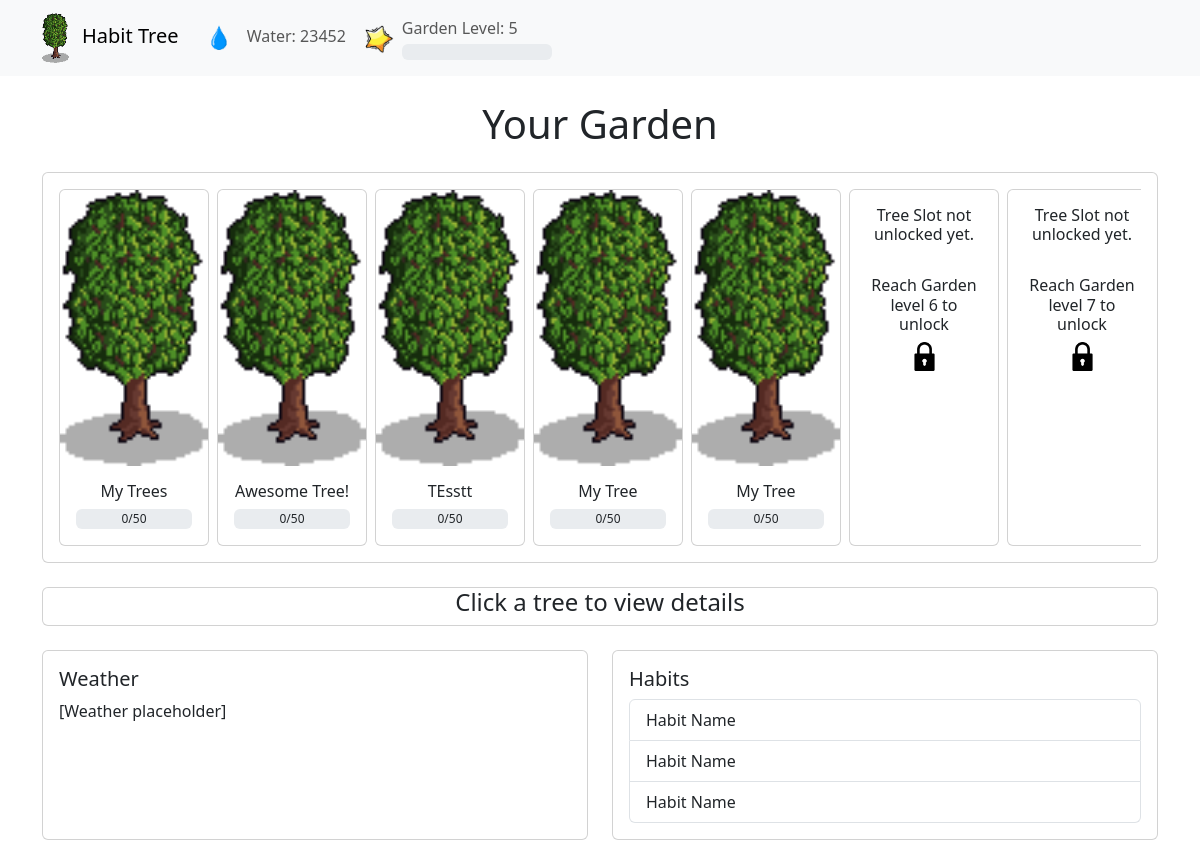
The page / on the database its author committed.
### tables this page shows
CREATE TABLE Garden (
            Creation_Date TEXT,
            Level INTEGER,
            Experience INTEGER,
            Experience_Required INTEGER,
            Water INTEGER
        );

CREATE TABLE Tree (
            Name TEXT,
            Creation_Date TEXT,
            Stage INTEGER,
            Water INTEGER,
            Water_Required INTEGER
        );

### app/app.py (the view)
@app.route("/")
def index():
    db = get_db()
    cursor = db.cursor()
    cursor.execute("SELECT * FROM Tree ORDER BY Creation_Date LIMIT 10")  # Ensure ORDER BY for index purposes
    trees_data = cursor.fetchall()
    cursor.execute("SELECT Level FROM Garden LIMIT 1")
    garden_row = cursor.fetchone()
    garden_level = garden_row[0] if garden_row else 1
    cursor.execute("SELECT Water FROM Garden LIMIT 1")
    garden_row = cursor.fetchone()
    garden_water = garden_row[0] if garden_row else 1
    trees = []
    for i in range(10):
        required_level = TREE_REQUIREMENTS[i]
        if garden_level >= required_level:
            if i < len(trees_data):
                tree_row = trees_data[i]
                trees.append({
                    "unlocked": True,
                    "planted": True,
                    "name": tree_row[0],
                    "stage": tree_row[2],
                    "water": tree_row[3],
                    "water_required": tree_row[4],
                    "required_level": required_level
                })
            else:
                trees.append({
                    "unlocked": True,
                    "planted": False,
                    "required_level": required_level
                })
        else:
            trees.append({
                "unlocked": False,
                "planted": False,
                "required_level": required_level
            })
    return render_template("index.html", trees=trees, garden_level=garden_level, garden_water=garden_water)

### app/app.py (called while the page is built)
def get_db():
    if 'db' not in g:
        g.db = sqlite3.connect(DATABASE)
    return g.db

### app/templates/index.html (shortened to what this page needs)
<!DOCTYPE html>
<html lang="en">
<head>
  <link href="https://cdn.jsdelivr.net/npm/bootstrap@5.3.0/dist/css/bootstrap.min.css" rel="stylesheet">
</head>
<body>
    <nav class="navbar navbar-expand-lg navbar-light bg-light">
        <div class="container">
            <a class="navbar-brand" href="">
                <img src="/static/tree_stage_6.png" class="me-2" style="height: 2.5em;">
                Habit Tree
            </a>
            <div class="collapse navbar-collapse" id="navbarNav">
                <ul class="navbar-nav">
                    <li class="nav-item">
                        <a class="nav-link">
                            <img src="/static/water_drop.png" class="me-2" style="height: 2em;">
                            Water: {{ garden_water }}
                        </a>
                    </li>
                </ul>
                <ul class="navbar-nav">
                    <li class="nav-item">
                        <a class="nav-link d-flex align-items-center">
                            <img src="/static/experience.png" class="me-2" style="height: 2em;">
                            <div class="d-flex flex-column">
                                <span class="mb-1">Garden Level: {{ garden_level }}</span>
                                    <div class="progress" style="width: 150px;">
                                    </div>
                            </div>
                        </a>
                    </li>
                </ul>
            </div>
        </div>
    </nav>
  <div class="container my-4">
    <h1 class="mb-4 text-center">Your Garden</h1>
    <div class="card mb-4">
        <div class="card-body">
        <div class="overflow-auto">
            <div class="d-flex">
            {% for tree in trees %}
                {% if tree.unlocked %}
                {% if tree.planted %}
                    <div class="card me-2" style="min-width: 150px; cursor: pointer;"
                    data-tree="true"
                    data-index="{{ loop.index0 }}"
                    data-name="{{ tree.name }}"
                    data-water="{{ tree.water }}"
                    data-stage="{{ tree.stage }}"
                    data-water-required="{{ tree.water_required }}">
                    <img src="/static/tree_stage_6.png" class="card-img-top" alt="Tree Stage">
                    <div class="card-body text-center">
                        <h6 class="card-title mb-2">{{ tree.name }}</h6>
                        <div class="progress" style="height: 20px; position: relative;">
                            <div style="position: absolute; top: 0; left: 0; width: 100%; height: 100%; display: flex; align-items: center; justify-content: center; pointer-events: none;">
                                {{ tree.water }}/{{ tree.water_required }}
                            </div>
                        </div>
                    </div>
                    </div>
                {% endif %}
                {% else %}
                <div class="card me-2" style="min-width: 150px;">
                    <div class="card-body text-center">
                        <h6 class="card-title mb-2">Tree Slot not unlocked yet.</h6>
                        <br>
                        <h6 class="card-title mb-2">Reach Garden level {{ tree.required_level }} to unlock</h6>
                        <img src="/static/lock.png" class="card-img-top img-fluid w-25" alt="Locked">
                    </div>
                </div>
                {% endif %}
            {% endfor %}
            </div>
        </div>
        </div>
    </div>
    <div id="instruction" class="card mt-4 mb-4">
        <h4 class="text-center">Click a tree to view details</h4>
    </div>
    <div class="row">
      <div class="col-md-6 mb-4">
        <div class="card h-100">
          <div class="card-body">
            <h5 class="card-title">Weather</h5>
            <p class="card-text">[Weather placeholder]</p>
          </div>
        </div>
      </div>
      <div class="col-md-6 mb-4">
        <div class="card h-100">
          <div class="card-body">
            <h5 class="card-title">Habits</h5>
            <div class="list-group">
              <div class="list-group-item">Habit Name</div>
              <div class="list-group-item">Habit Name</div>
              <div class="list-group-item">Habit Name</div>
            </div>
          </div>
        </div>
      </div>
    </div>
  </div>
</body>
</html>

### rows shown on the page
Garden: Water "23452"
Tree: name "My Trees", water "0", water_required "50"
Tree: name "Awesome Tree!", water "0", water_required "50"
Tree: name "TEsstt", water "0", water_required "50"
Tree: name "My Tree", water "0", water_required "50"
Tree: name "My Tree", water "0", water_required "50"

### other values the page prints
{{ garden_level }} "5"
{{ tree.required_level }} "6" "7"
